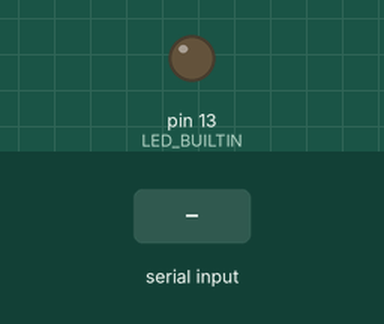
A sketch run on a simulated Arduino Uno, built with avr-gcc and run on an emulated ATmega328P. Parts: output pins drawn as LEDs (lit = HIGH). The inputs (shaded band) are chosen by the test bench. What the sketch prints to the serial monitor is not drawn.

Above: at 1.2 s.
1.3 s: "1\n" received over Serial
At 2.6 s:
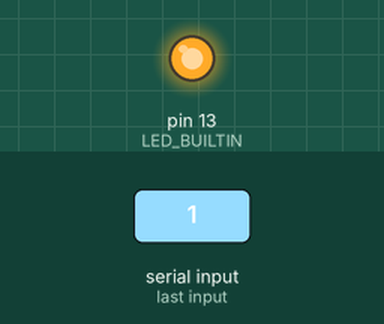
Timing chart, 0 to 4.3 s (numbered marks = the images above; inputs shaded):
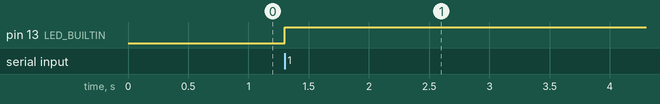

The sketch:

serialSimulink.ino
```cpp
#define BUFFER_SIZE 9
uint8_t buff[BUFFER_SIZE];

typedef union {
  float fval;
  uint8_t bytes[4];
} FLOATUNION_t;

FLOATUNION_t yk1, yk2, rk, uk;

// the setup function runs once when you press reset or power the board
void setup() {
  // Open serial communications and wait for port to open:
  Serial.begin(115200);
  pinMode(LED_BUILTIN, OUTPUT);
}

// the loop function runs over and over again forever
void loop() {
  if(Serial.available() > 0){
    bool readStatus = readFromMatlab(&yk1, &yk2);
    if(readStatus)
      digitalWrite(LED_BUILTIN, HIGH);
    else
      digitalWrite(LED_BUILTIN, LOW);

    uk.fval = yk1.fval;
    rk.fval = yk2.fval;

    writeToMatlab(uk, rk);
  }
}

bool readFromMatlab( FLOATUNION_t* f1, FLOATUNION_t* f2 ){
  bool state = false;
  int count = 0;
  FLOATUNION_t f;

  // read the incoming bytes:
  int rlen = Serial.readBytesUntil('\n', buff, BUFFER_SIZE);
  state = true;
  for( int i=0;i<4;i++){
    f1->bytes[i]=buff[i];
  }
  for( int i=4;i<8;i++){
    f2->bytes[i-4]=buff[i];
  }
  state = true;

  return state;
}

void writeToMatlab( FLOATUNION_t fnumber, FLOATUNION_t fnumber2 ) {
  // Print header: Important to avoid sync errors!
  Serial.write('A');

  for (int i=0; i<4; i++){
	  Serial.write(fnumber.bytes[i]);
  }
  for (int i=0; i<4; i++){
	  Serial.write(fnumber2.bytes[i]);
  }
  Serial.print('\n');
}
```

Measured:
- after the input at 1.3 s, pin 13 (LED_BUILTIN): LOW → HIGH at once
